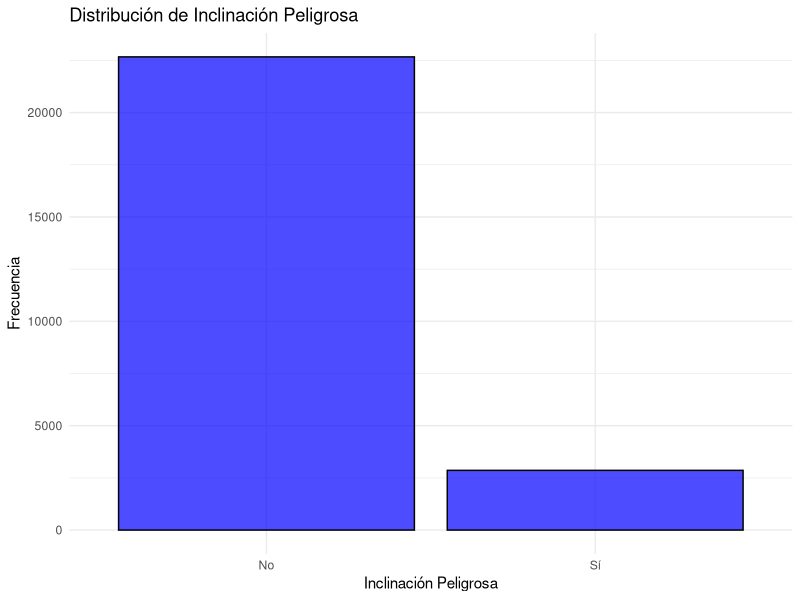
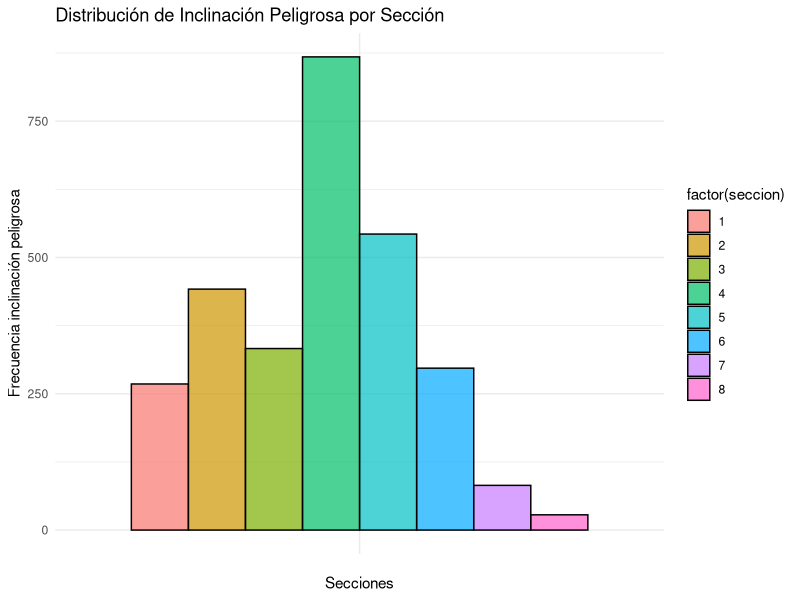
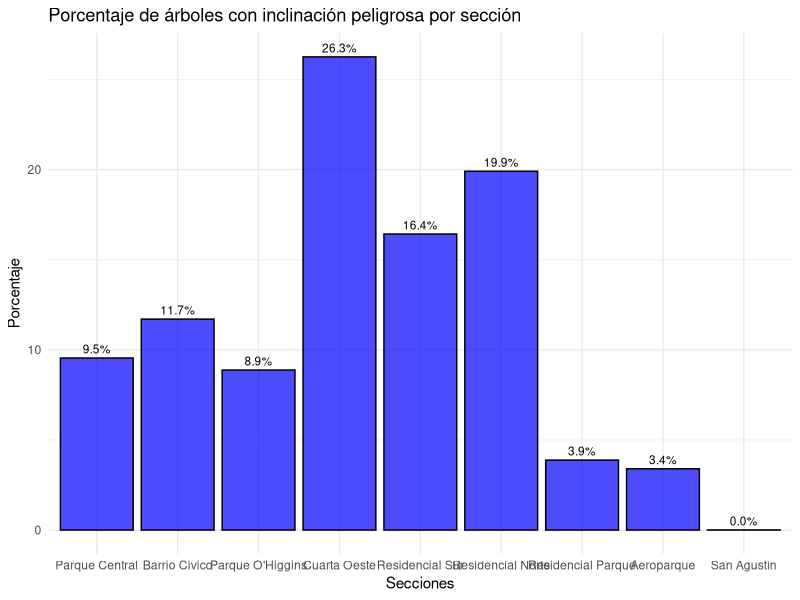

Recreate these plots in R, in order.
list.files()
# Cargar el conjunto de datos
datos_train <- read.csv("arbolado-mendoza-dataset-train.csv")

library(ggplot2)
library(dplyr)

# Crear un gráfico de barras
ggplot(datos_train, aes(x = factor(inclinacion_peligrosa))) +
  geom_bar(fill = "blue", color = "black", alpha = 0.7) +
  labs(title = "Distribución de Inclinación Peligrosa",
       x = "Inclinación Peligrosa",
       y = "Frecuencia") +
  scale_x_discrete(labels = c("No", "Sí")) +  # Cambiar etiquetas del eje x
  theme_minimal()

library(ggplot2)
library(dplyr)

# Filtrar los datos para inclinacion_peligrosa = 1
datos_filtrados <- datos_train %>%
  filter(inclinacion_peligrosa == 1)

# Crear el gráfico
ggplot(datos_filtrados, aes(x = factor(inclinacion_peligrosa), fill = factor(seccion))) +
  geom_bar(position = "dodge", color = "black", alpha = 0.7) +
  labs(title = "Distribución de Inclinación Peligrosa por Sección",
       x = "Secciones",
       y = "Frecuencia inclinación peligrosa") +
  scale_x_discrete(labels = c("")) +  # Cambiar etiquetas del eje x
  theme_minimal()

# Gráfico de porcentaje de árboles con inclinación peligrosa por sección
datos_train %>%
  group_by(seccion) %>%
  summarise(total_arboles = n()) %>%
  mutate(porcentaje_inclinacion_peligrosa = total_arboles / sum(total_arboles) * 100) %>%
  ggplot(aes(x = factor(seccion), y = porcentaje_inclinacion_peligrosa)) +
  geom_bar(stat = "identity", fill = "blue", color = "black", alpha = 0.7) +
  geom_text(aes(label = sprintf("%.1f%%", porcentaje_inclinacion_peligrosa)),
            vjust = -0.5, size = 3, color = "black") +  # Agrega etiquetas de porcentaje
  labs(title = "Porcentaje de árboles con inclinación peligrosa por sección",
       x = "Secciones",
       y = "Porcentaje") +
  scale_x_discrete(labels = datos_train$nombre_seccion, breaks = datos_train$seccion) +  # Muestra el nombre de la sección en el eje x
  theme_minimal()

